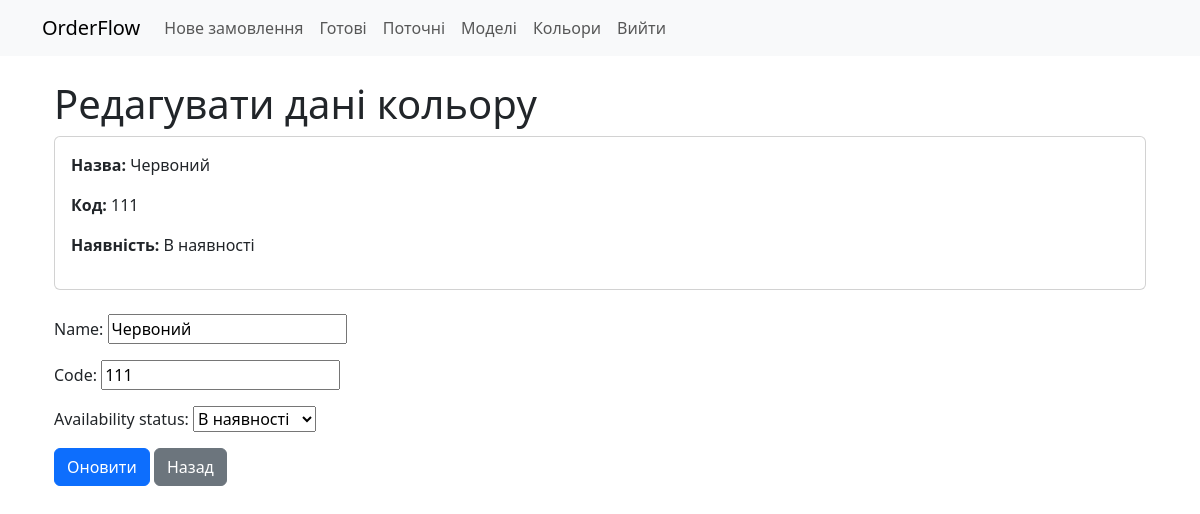
/color/1/, run on an earlier commit of the app's database.
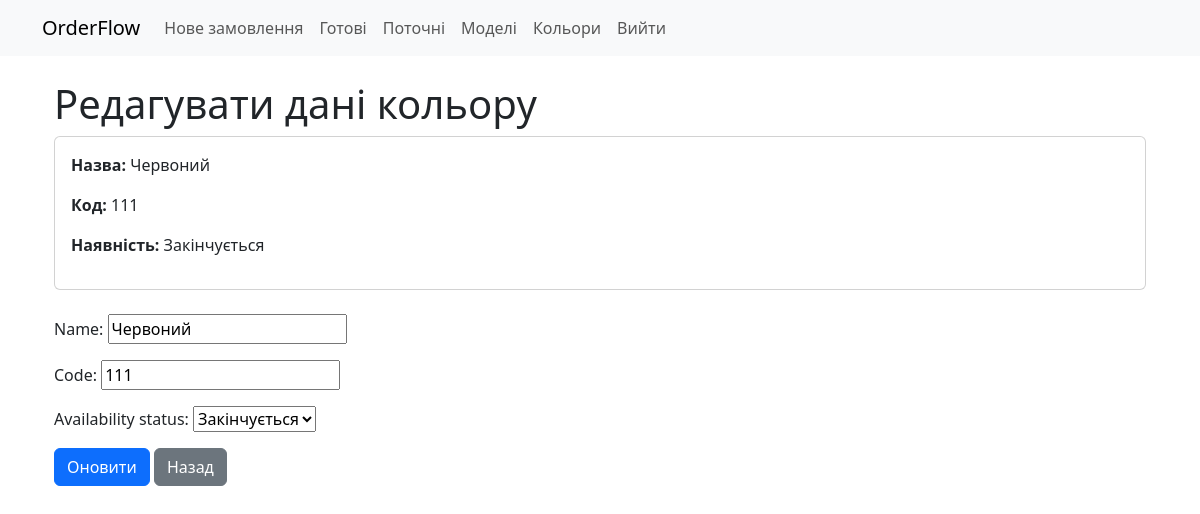
And on a later commit of the database.
### orders/models.py (models this page shows, shortened)
class Color(models.Model):
    AVAILABILITY_CHOICES = [
        ('in_stock', 'В наявності'),
        ('low_stock', 'Закінчується'),
        ('out_of_stock', 'Немає'),
    ]
    id = models.AutoField(primary_key=True)
    name = models.CharField(max_length=255, unique=True)
    code = models.IntegerField(unique=True)
    availability_status = models.CharField(max_length=20, choices=AVAILABILITY_CHOICES, default='in_stock')

### orders/views.py (the view, shortened to what this page needs)
# urls.py: path('color/<int:pk>/', ColorDetailUpdateView.as_view(), name='color_detail_update'),
class ColorDetailUpdateView(UpdateView):
    model = Color
    template_name = 'color_detail_update.html'
    fields = ['name', 'code', 'availability_status']  # Поля, які можна редагувати
    context_object_name = 'color'
    def get_context_data(self, **kwargs):
        context = super().get_context_data(**kwargs)
        context['color'] = self.object
        return context

### templates/color_detail_update.html (shortened to what this page needs)
{% extends "base.html" %}
{% block content %}
<div class="container mt-4">
    <h1>Редагувати дані кольору</h1>
    <div class="card mb-4">
        <div class="card-body">
            <p><strong>Назва:</strong> {{ color.name }}</p>
            <p><strong>Код:</strong> {{ color.code }}</p>
            <p><strong>Наявність:</strong> {{ color.get_availability_status_display }}</p>
        </div>
    </div>
    <form method="post">
        {{ form.as_p }}
        <button type="submit" class="btn btn-primary">Оновити</button>
        <a href="{% url 'color_list' %}" class="btn btn-secondary">Назад</a>
    </form>
</div>
{% endblock %}

What changed in the data, as far as the page shows it:
changed Color "Червоний": availability_status "В наявності" → "Закінчується"
